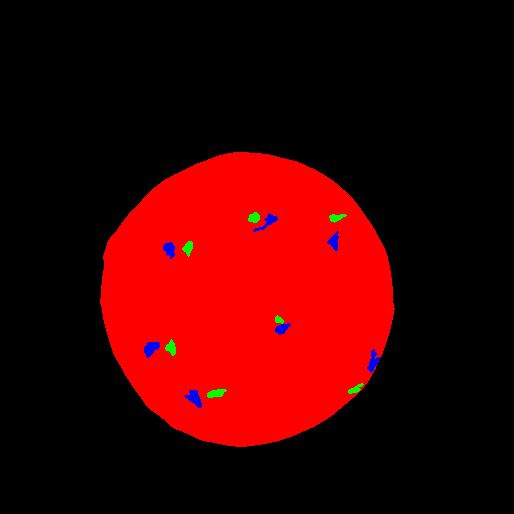
%> input picture data/annotation_day13.png, 514 x 514 px
$ octave Rapport_2_forall.m   (GNU Octave 9; MATLAB toolbox functions it lacks are replaced by stand-ins)
%> lines starting %> are read from the running program, lines starting %| are printed output that depends on the picture; in (x1, y1, x2, y2) boxes, pixels count from 0 and x2, y2 are one past the last pixel; in counts of white or black regions, pixels touching at a corner belong together; the program's own positions count from 1
### Matlab/loadMulti.m
function [multiIm, annotationIm] = loadMulti(imName, annotationName, dirPath)
%> called with imName = 'multispectral_day13.mat', annotationName = 'annotation_day13.png'
% Loading multispectral image and an annotation
%
% function [multiIm, annotationIm] = loadMulti(imName, annotationName)
%
% Input
%   imName - name of multispectral image file - a *.mat file
%   annotationName - name of annotation image file - a *.png file
%   dirPath (optional) - path to data directory where the image files are
%       placed
%
% Output
%   multiIm - multispectral image
%   annotationIm - image with annotation mask of size r x c x 3. Layer 1 is
%       the salami annotation (both fat and meat, layer 2 is the fat, and
%       layer 3 is the meat. The pixel value is 1 in the annotation and 0
%       elsewhere.
%
% Anders Lindbjerg Dahl - DTU, January 2013
%

% check if dirPath is given
if ( nargin == 2 )
    dirPath = '';
end

% load the multispectral image
load([dirPath imName]);
multiIm = immulti;

% make annotation image of zeros
annotationIm = zeros(size(multiIm,1), size(multiIm,2), 3);

% read the mask image
aIm = imread([dirPath annotationName]);
%> aIm is the input picture: size 514x514x3 uint8; mean R, G, B 63, 0.6, 1

% set in ones
for i = 1:3
    annotationIm(:,:,i) = ( aIm(:,:,i) == 255 );
end

### Matlab/getPix.m
function [clPix, r, c] = getPix(multiIm, maskIm)
% Extracting pixels from multispectral image
%
% function [clPix, row, col] = getPix(multiIm, maskIm)
%
% Input
%   multiIm - multispectral image of size r x c x l
%   maskIm - binary mask with ones at pixels that should be extracted (use
%       layers from annotationIm from the loadMulti function)
%
% Output
%   clPix - pixels in n x l matrix
%   row - row pixels indicies
%   col - column pixels indicies
%
% Anders Lindbjerg Dahl - DTU, January 2013
%
nMask = sum(maskIm(:));
%> nMask = 670

[r, c] = find(maskIm == 1);
%> r = 670 values from 213 to 398; c = 670 values from 166 to 364

clPix = zeros(nMask, size(multiIm,3));
for i = 1:size(multiIm,3)
    tmp = multiIm(:,:,i);
    clPix(:,i) = tmp(maskIm == 1);
end
%> this loop made 19 passes
%> pass 1, in getPix, `tmp = multiIm(:,:,i);`:
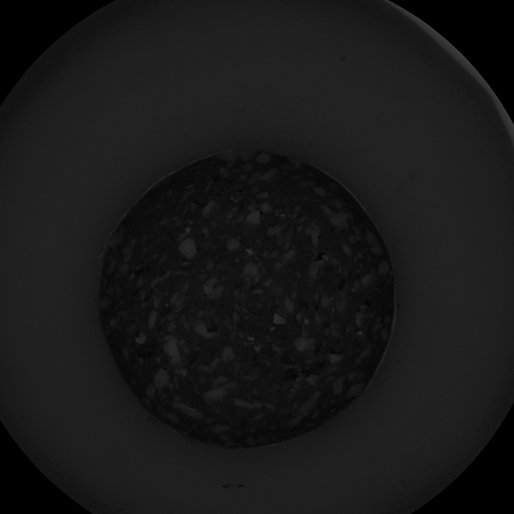
%> tmp: size 514x514 uint8; min 0, max 63, mean 24.5

### Rapport_2_forall.m
clear all, close all, clc
%%
% Loading the data
addpath(genpath('data'));
addpath(genpath('Matlab'));
%%
[multiIm, annotationIm] = loadMulti('multispectral_day13.mat','annotation_day13.png');

[fatPix, fatR, fatC] = getPix(multiIm, annotationIm(:,:,2));
%> fatR = 670 values, max 398 at index 226, min 213 at index 386, mean 306.4; fatC = 670 values from 166 to 364
[meatPix, meatR, meatC] = getPix(multiIm, annotationIm(:,:,3));
%> meatR = 995 values, max 408 at index 448, min 214 at index 547, mean 312.3; meatC = 995 values from 145 to 380

% Converting from int8 to double.
multiImDouble = double(multiIm);

% Combing annotations to get image of background.
background = sum(annotationIm,3);
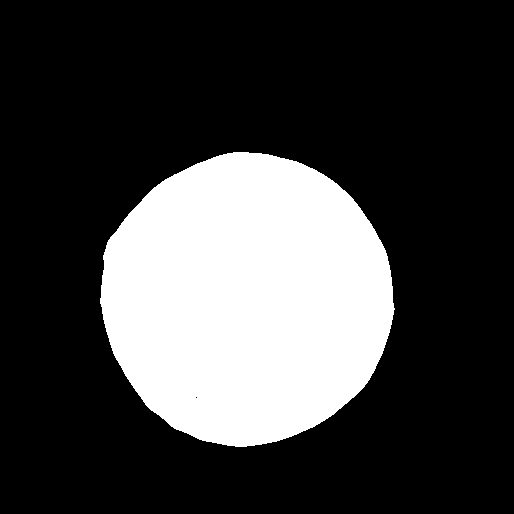
%> background: size 514x514 double; values 0 (black) and 1 (white), 25.3% white; 1 white region, box (x1, y1, x2, y2) and area: (100, 152, 395, 447) 66886

fatSigma = cov(fatPix);
meatSigma = cov(meatPix);

meanFat = mean(fatPix);
%> meanFat = 19 values, max 68.48 at index 13, min 1.99 at index 19, mean 47.09
meanMeat = mean(meatPix);
%> meanMeat = 19 values, max 57.95 at index 14, min 1.96 at index 19, mean 31.22

lenMeat = length(meatPix);
%> lenMeat = 995
lenFat = length(fatPix);
%> lenFat = 670

pooledSigma = (1/((lenMeat-1)+(lenFat-1))).*((lenMeat-1).*meatSigma+(lenFat-1).*fatSigma);
pooledSigmaInv = inv(pooledSigma);

% Defining the S-functions
Sf_fat = @(x) permute(x,[1,3,2])*pooledSigmaInv*permute(meanFat,[2,1])-(1/2)*meanFat*pooledSigmaInv*permute(meanFat,[2,1]);
Sf_meat = @(x) permute(x,[1,3,2])*pooledSigmaInv*permute(meanMeat,[2,1])-(1/2)*meanMeat*pooledSigmaInv*permute(meanMeat,[2,1]);

%% Doing LDA and error on the other days

days = [1,6,13,20,28];
absErrors = zeros(1,5);
numPixels = zeros(1,5);

for k = 1:5
    [multiIm, annotationIm] = loadMulti(strcat('multispectral_day',sprintf('%02d',days(k)),'.mat'),strcat('annotation_day',sprintf('%02d',days(k)),'.png'));
%> the run ends on the next line
